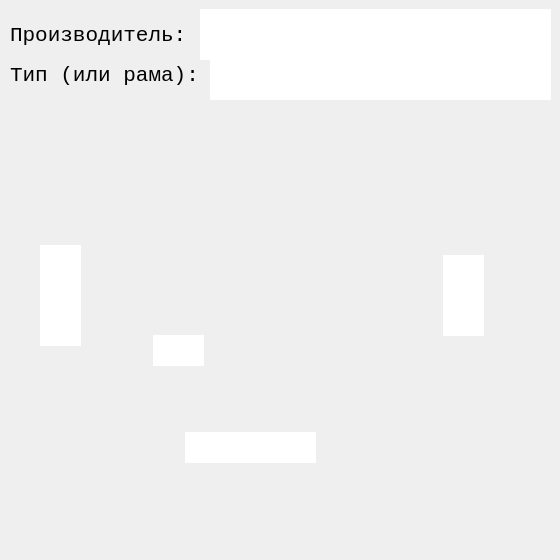
<?xml version="1.0" encoding="UTF-8"?>
<ui version="4.0">
 <class>Dialog</class>
 <widget class="QDialog" name="Dialog">
  <property name="geometry">
   <rect>
    <x>0</x>
    <y>0</y>
    <width>560</width>
    <height>560</height>
   </rect>
  </property>
  <property name="sizePolicy">
   <sizepolicy hsizetype="Fixed" vsizetype="Fixed">
    <horstretch>0</horstretch>
    <verstretch>0</verstretch>
   </sizepolicy>
  </property>
  <property name="minimumSize">
   <size>
    <width>560</width>
    <height>560</height>
   </size>
  </property>
  <property name="maximumSize">
   <size>
    <width>560</width>
    <height>560</height>
   </size>
  </property>
  <property name="windowTitle">
   <string>Раскос</string>
  </property>
  <property name="windowIcon">
   <iconset>
    <normaloff>../pics/thumbs/diagonal/diag_1.jpg</normaloff>../pics/thumbs/diagonal/diag_1.jpg</iconset>
  </property>
  <property name="whatsThis">
   <string/>
  </property>
  <property name="accessibleDescription">
   <string/>
  </property>
  <widget class="QLabel" name="label">
   <property name="geometry">
    <rect>
     <x>0</x>
     <y>0</y>
     <width>560</width>
     <height>560</height>
    </rect>
   </property>
   <property name="sizePolicy">
    <sizepolicy hsizetype="Fixed" vsizetype="Fixed">
     <horstretch>0</horstretch>
     <verstretch>0</verstretch>
    </sizepolicy>
   </property>
   <property name="minimumSize">
    <size>
     <width>560</width>
     <height>560</height>
    </size>
   </property>
   <property name="maximumSize">
    <size>
     <width>560</width>
     <height>560</height>
    </size>
   </property>
   <property name="autoFillBackground">
    <bool>true</bool>
   </property>
   <property name="text">
    <string/>
   </property>
   <property name="pixmap">
    <pixmap>../pics/main/diagonal/diag_1.jpg</pixmap>
   </property>
   <property name="scaledContents">
    <bool>false</bool>
   </property>
   <property name="alignment">
    <set>Qt::AlignCenter</set>
   </property>
   <property name="margin">
    <number>0</number>
   </property>
  </widget>
  <widget class="QLineEdit" name="lineEdit">
   <property name="geometry">
    <rect>
     <x>153</x>
     <y>335</y>
     <width>51</width>
     <height>31</height>
    </rect>
   </property>
   <property name="font">
    <font>
     <family>Courier New</family>
     <pointsize>14</pointsize>
     <weight>75</weight>
     <italic>false</italic>
     <bold>true</bold>
    </font>
   </property>
   <property name="focusPolicy">
    <enum>Qt::ClickFocus</enum>
   </property>
   <property name="autoFillBackground">
    <bool>true</bool>
   </property>
   <property name="inputMethodHints">
    <set>Qt::ImhNone</set>
   </property>
   <property name="text">
    <string/>
   </property>
   <property name="maxLength">
    <number>3</number>
   </property>
   <property name="frame">
    <bool>false</bool>
   </property>
   <property name="alignment">
    <set>Qt::AlignBottom|Qt::AlignHCenter</set>
   </property>
  </widget>
  <widget class="QLineEdit" name="lineEdit_2">
   <property name="geometry">
    <rect>
     <x>40</x>
     <y>245</y>
     <width>41</width>
     <height>101</height>
    </rect>
   </property>
   <property name="font">
    <font>
     <family>Courier New</family>
     <pointsize>14</pointsize>
     <weight>75</weight>
     <italic>false</italic>
     <bold>true</bold>
    </font>
   </property>
   <property name="tabletTracking">
    <bool>false</bool>
   </property>
   <property name="focusPolicy">
    <enum>Qt::ClickFocus</enum>
   </property>
   <property name="autoFillBackground">
    <bool>false</bool>
   </property>
   <property name="text">
    <string/>
   </property>
   <property name="maxLength">
    <number>3</number>
   </property>
   <property name="frame">
    <bool>false</bool>
   </property>
   <property name="alignment">
    <set>Qt::AlignRight|Qt::AlignTrailing|Qt::AlignVCenter</set>
   </property>
  </widget>
  <widget class="QLineEdit" name="lineEdit_4">
   <property name="geometry">
    <rect>
     <x>185</x>
     <y>432</y>
     <width>131</width>
     <height>31</height>
    </rect>
   </property>
   <property name="font">
    <font>
     <family>Courier New</family>
     <pointsize>14</pointsize>
     <weight>75</weight>
     <italic>false</italic>
     <bold>true</bold>
    </font>
   </property>
   <property name="focusPolicy">
    <enum>Qt::ClickFocus</enum>
   </property>
   <property name="text">
    <string/>
   </property>
   <property name="maxLength">
    <number>3</number>
   </property>
   <property name="frame">
    <bool>false</bool>
   </property>
   <property name="alignment">
    <set>Qt::AlignBottom|Qt::AlignHCenter</set>
   </property>
  </widget>
  <widget class="QLabel" name="label_2">
   <property name="geometry">
    <rect>
     <x>10</x>
     <y>10</y>
     <width>181</width>
     <height>51</height>
    </rect>
   </property>
   <property name="font">
    <font>
     <family>Courier New</family>
     <pointsize>16</pointsize>
     <weight>50</weight>
     <bold>false</bold>
    </font>
   </property>
   <property name="text">
    <string>Производитель:</string>
   </property>
  </widget>
  <widget class="QLineEdit" name="lineEdit_6">
   <property name="geometry">
    <rect>
     <x>200</x>
     <y>9</y>
     <width>351</width>
     <height>51</height>
    </rect>
   </property>
   <property name="font">
    <font>
     <family>Courier New</family>
     <pointsize>16</pointsize>
     <weight>75</weight>
     <bold>true</bold>
    </font>
   </property>
   <property name="frame">
    <bool>false</bool>
   </property>
   <property name="alignment">
    <set>Qt::AlignLeading|Qt::AlignLeft|Qt::AlignVCenter</set>
   </property>
  </widget>
  <widget class="QLineEdit" name="lineEdit_7">
   <property name="geometry">
    <rect>
     <x>210</x>
     <y>49</y>
     <width>341</width>
     <height>51</height>
    </rect>
   </property>
   <property name="font">
    <font>
     <family>Courier New</family>
     <pointsize>16</pointsize>
     <weight>75</weight>
     <bold>true</bold>
    </font>
   </property>
   <property name="text">
    <string/>
   </property>
   <property name="frame">
    <bool>false</bool>
   </property>
   <property name="alignment">
    <set>Qt::AlignLeading|Qt::AlignLeft|Qt::AlignVCenter</set>
   </property>
  </widget>
  <widget class="QLabel" name="label_3">
   <property name="geometry">
    <rect>
     <x>10</x>
     <y>50</y>
     <width>201</width>
     <height>51</height>
    </rect>
   </property>
   <property name="font">
    <font>
     <family>Courier New</family>
     <pointsize>16</pointsize>
     <weight>50</weight>
     <bold>false</bold>
    </font>
   </property>
   <property name="text">
    <string>Тип (или рама):</string>
   </property>
  </widget>
  <widget class="QLineEdit" name="lineEdit_3">
   <property name="geometry">
    <rect>
     <x>443</x>
     <y>255</y>
     <width>41</width>
     <height>81</height>
    </rect>
   </property>
   <property name="font">
    <font>
     <family>Courier New</family>
     <pointsize>14</pointsize>
     <weight>75</weight>
     <italic>false</italic>
     <bold>true</bold>
    </font>
   </property>
   <property name="tabletTracking">
    <bool>false</bool>
   </property>
   <property name="focusPolicy">
    <enum>Qt::ClickFocus</enum>
   </property>
   <property name="autoFillBackground">
    <bool>false</bool>
   </property>
   <property name="text">
    <string/>
   </property>
   <property name="maxLength">
    <number>3</number>
   </property>
   <property name="frame">
    <bool>false</bool>
   </property>
   <property name="alignment">
    <set>Qt::AlignLeading|Qt::AlignLeft|Qt::AlignVCenter</set>
   </property>
  </widget>
 </widget>
 <resources/>
 <connections/>
</ui>
